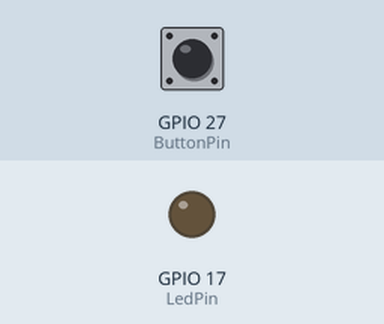
This program was run on a simulated Raspberry Pi (BCM pin numbers). Shown: output pins drawn as LEDs (lit = HIGH). The inputs (shaded band) are chosen by the test bench; at power-on: GPIO 27 (ButtonPin) HIGH. What the program prints to the terminal is not drawn.

Above: at 1.2 s.
1.3 s: GPIO 27 (ButtonPin) pulled LOW for 0.15 s
At 1.37 s:
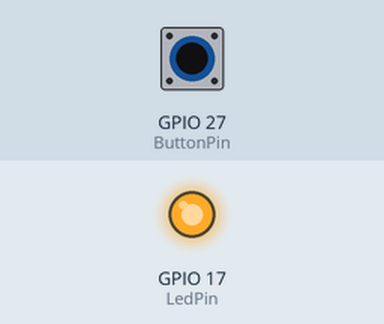
2.9 s: GPIO 27 (ButtonPin) pulled LOW for 3.2 s
At 7.5 s:
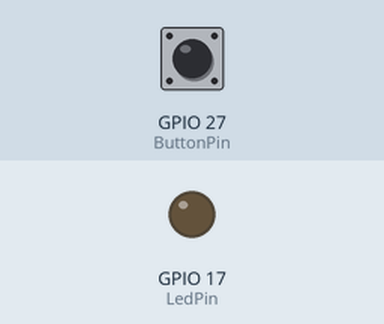
Timing chart, 0 to 9.0 s (numbered marks = the images above; inputs shaded):
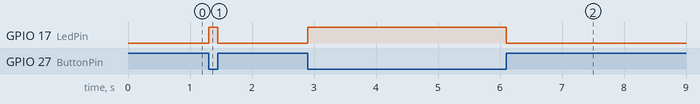

The program:

SwitchControlledLED.py
```python
import RPi.GPIO as GPIO # Import Raspberry Pi GPIO library
from time import sleep # Import the sleep function from the time module

LedPin = 17
ButtonPin = 27

GPIO.setmode(GPIO.BCM)
GPIO.setup(LedPin, GPIO.OUT, initial=GPIO.LOW)
GPIO.setup(ButtonPin, GPIO.IN, pull_up_down=GPIO.PUD_UP)

try:
    while True:
        if GPIO.input(ButtonPin) == 1:
            print("Light Off!")
            GPIO.output(LedPin, GPIO.LOW)
        elif GPIO.input(ButtonPin) == 0:
            print("Button has been pushed! - Light On!")
            GPIO.output(LedPin, GPIO.HIGH)

finally:
    GPIO.cleanup()
```

Measured:
- after the input at 1.3 s, GPIO 17 (LedPin): LOW → HIGH at once, → LOW 0.15 s later
- after the input at 2.9 s, GPIO 17 (LedPin): LOW → HIGH at once, → LOW 3.2 s later
